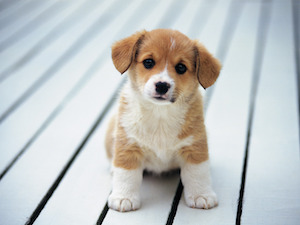
#> input picture de-mosiacing/data/demosaic/puppy.jpg, 300 x 225 px
$ python demosaicGraph.py
#> lines starting #> are read from the running program, lines starting #| are printed output that depends on the picture
### de-mosiacing/code/utils.py
import numpy as np
import os
import errno
import matplotlib.pyplot as plt

def imread(path):
#> called with path = '../data/demosaic/puppy.jpg'
    img = plt.imread(path).astype(float)

    #Remove alpha channel if it exists
    if img.ndim > 2 and img.shape[2] == 4:
        img = img[:, :, 0:3]
    #Puts images values in range [0,1]
    if img.max() > 1.0:
        img /= 255.0

    return img


def mkdir(dirpath):
    if not os.path.exists(dirpath):
        try:
            os.makedirs(dirpath)
        except OSError as e:
            if e.errno != errno.EEXIST:
                raise
    else:
        print("Directory {} already exists.".format(dirpath))


### de-mosiacing/code/demosaicGraph.py
import os
import time
import numpy as np
import matplotlib.pyplot as plt
import sys

from runDemosaicing import *
from utils import *

#Path to your data directory
data_dir = os.path.join('..', 'data', 'demosaic')

#Path to your output directory
out_dir = os.path.join('..', 'output', 'demosaic')
mkdir(out_dir)

image_name = 'puppy.jpg'
display = False

imgpath = os.path.join(data_dir, image_name)
color_img = imread(imgpath)

channels = ['red', 'green', 'blue']

for i, color in enumerate(channels):
    shifted = np.roll(color_img[:, :, i], 1, axis=1)
    shifted_flattened = shifted.flatten()
    print(shifted_flattened.shape)
    orig_flattened = color_img[:, :, i].flatten()

    plt.figure()
    plt.scatter(orig_flattened, shifted_flattened, s=1, color=color)
    # plt.plot(np.arange(len(orig_flattened)), orig_flattened, label='Original Pixel')
    plt.title(f'{color} current pixel vs. pixel to right')
    plt.ylabel('Intensity of pixel to the right')
    plt.xlabel('Intensity of current pixel')

    outfile_path = os.path.join(out_dir, '{}-graph.png'.format(color))
    plt.savefig(outfile_path)
#> this loop made 3 passes
#> pass 1, `shifted = np.roll(color_img[:, :, i], 1, axis=1)`:
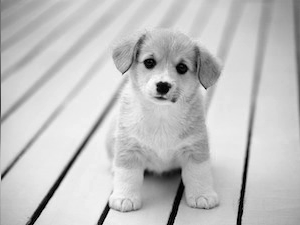
#> shifted: shape (225, 300) float64; min 0, max 0.992, mean 0.759
#> pass 1, `plt.savefig(outfile_path)`:
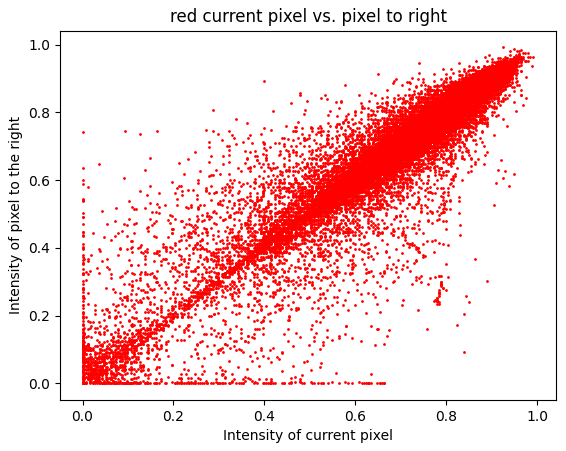
#> figure drawn by matplotlib, 1 panel
#> pass 2, `shifted = np.roll(color_img[:, :, i], 1, axis=1)`:
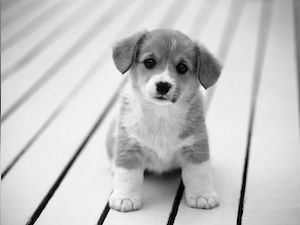
#> shifted: shape (225, 300) float64; min 0, max 0.988, mean 0.772
#> pass 2, `plt.savefig(outfile_path)`:
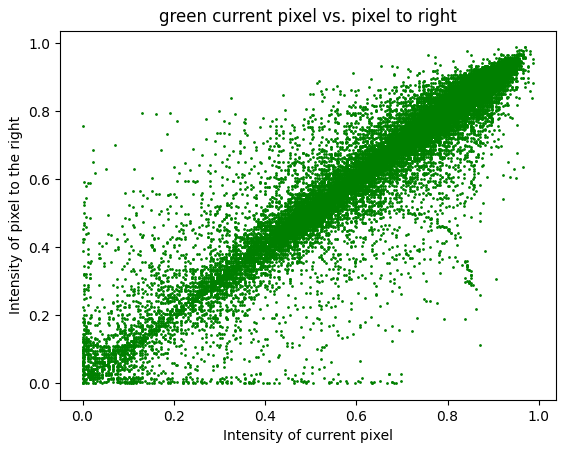
#> figure drawn by matplotlib, 1 panel
#> pass 3, `shifted = np.roll(color_img[:, :, i], 1, axis=1)`:
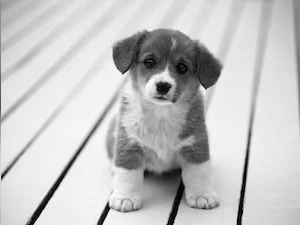
#> shifted: shape (225, 300) float64; min 0, max 1, mean 0.77
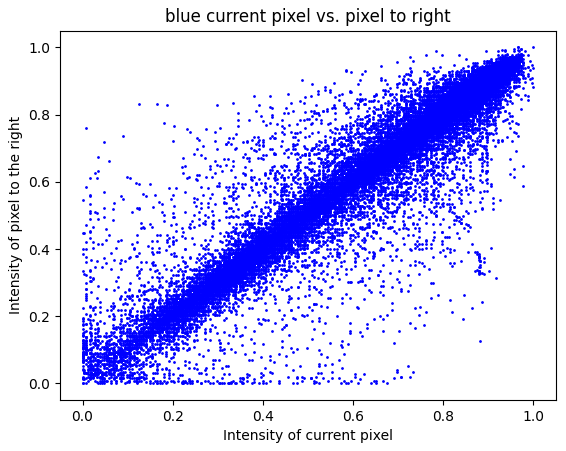
#> figure drawn by matplotlib, 1 panel
